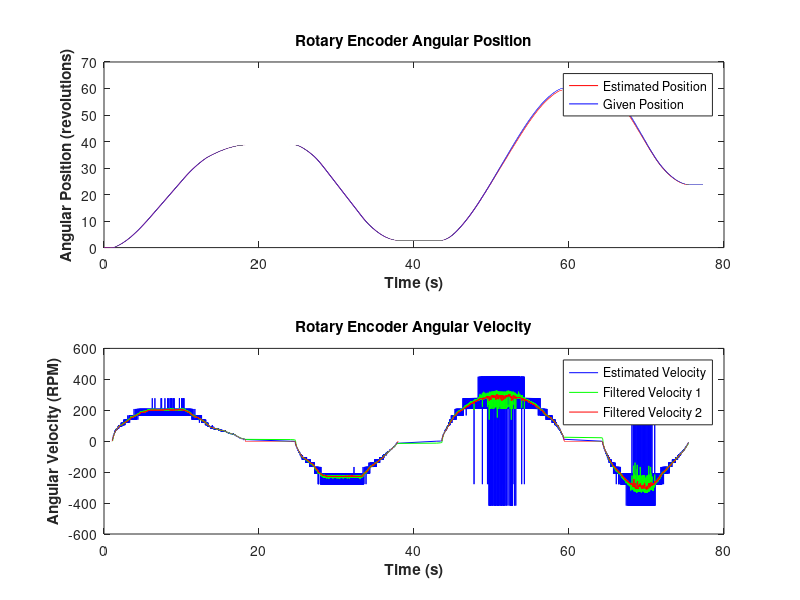

This figure's MATLAB source:
% MEC2407 ELECTROMECHANICS - Computer Lab Part 3 Solution %
% Written by Darren McMorran %
clear; clc;
data = importdata('data.txt','\t');
res = 200; % The rotary encoder resolution in pulses / revolution
n = 1:length(data);
st = 360e-6; % Sample Period (determined by Arduino)
sf = 1/st; % Sample Frequency

A = data(:,1)' > 125; % Convert signal A to digital
B = data(:,2)' > 125; % Convert signal B to digital
C = data(:,3)'; % Absolute angular position

t = linspace(0,st*(length(data)-1),length(data)); % Time vector

dA = diff(A)==1; % Signal A Rising Pulses
t2 = t(2:end); % Time vector corresponding to dA vector
At = t2(dA); % Time vector of signal A rising pulses
dAt = diff(At); % Time difference between signal A rising pulses

% Determine Angular Position
dAB = dA.*(-2*(B(1:numel(dA))-1/2)); % Scale with direction
% If A leads B: at a rising pulse in A, signal B is 0 so dAB = +1
% If B leads A: at a rising pulse in A, signal B is 1 so dAB = -1
dpos = dAB./res; % Scale to correct angular position (revolutions) 
pos = cumsum(dpos); % Position = integral of change in position (dpos)

% Determine Angular Velocity
dpos = dpos(dA); % Take non-zero values
speed = 60*dpos(2:end)./dAt; % Calculate angular velocity (rpm)

% Filter 1 (simple)
f1 = 10; % Filter 1 length
speedf1 = filter(1/f1*ones(f1,1),1,speed); % Apply mean filter

% Filter 2 removes stationary errors that result from the mean filter
% Extend speed vector to size of input data at correct time scale
j = 1;
speedj = 0;
speed2 = zeros(size(t)); % Initialise vector to improve efficiency
for i = 1:numel(t)
    if (At(j) == t(i)) % If there is a new speed calculated at this time
        speedj = speed(j); % Store most recently calculated speed
        if (j+1 <= numel(speed) )
            j = j+1;
        end
    end
    speed2(i) = speedj; % Extend speed vector
end

f2 = 200; % Filter 2 length
speedf2 = filter(1/f2*ones(f2,1),1,speed2); % Apply mean filter 2

% Display two plots simultaneously showing angular position and velocity
subplot(2,1,1);
plot(t2,pos,'r',t,C,'b');
title('Rotary Encoder Angular Position','fontweight','bold');
xlabel('Time (s)','fontweight','bold');
ylabel('Angular Position (revolutions)','fontweight','bold');
legend('Estimated Position','Given Position');
subplot(2,1,2);
plot(At(2:end),speed,'b',At(2:end),speedf1,'g',t,speedf2,'r');
title('Rotary Encoder Angular Velocity','fontweight','bold');
xlabel('Time (s)','fontweight','bold');
ylabel('Angular Velocity (RPM)','fontweight','bold');
legend('Estimated Velocity','Filtered Velocity 1','Filtered Velocity 2');